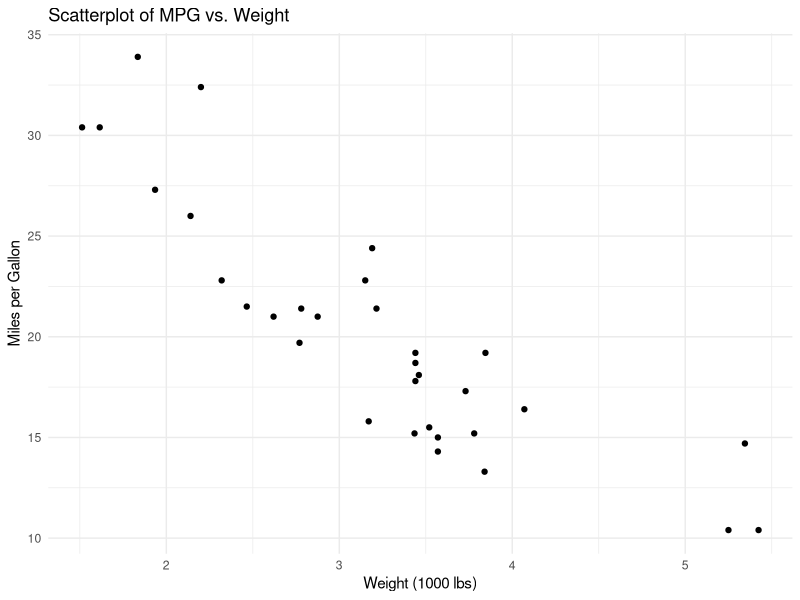

Recreate this plot in R.
## ---- chunk 1
# Load the ggplot2 library
library(ggplot2)
## ---- chunk 2
# Create the scatterplot using ggplot2
ggplot(mtcars, aes(x = wt, y = mpg)) +
  geom_point() +
  labs(x = "Weight (1000 lbs)", y = "Miles per Gallon",
       title = "Scatterplot of MPG vs. Weight") +
  theme_minimal()
